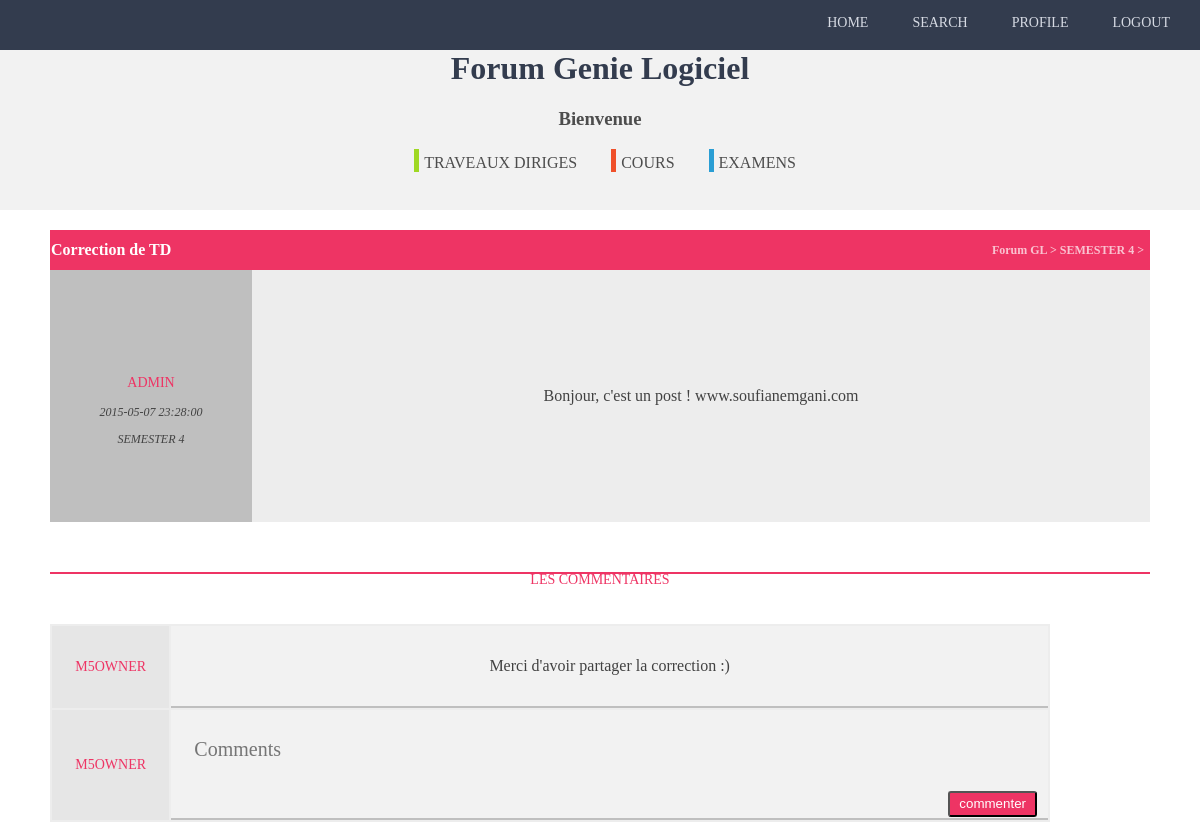
The page /home.php?readtopic=21 (signed in) on the database its author committed.
### tables this page shows
CREATE TABLE IF NOT EXISTS `posts` (
  `id_post` int(11) NOT NULL AUTO_INCREMENT,
  `id_minion` int(11) NOT NULL,
  `semester` int(11) DEFAULT NULL,
  `pub_date` datetime NOT NULL,
  `pub_type` int(11) NOT NULL,
  `pub_subject` varchar(40) DEFAULT NULL,
  `id_file` varchar(30) DEFAULT NULL,
  `post_content` varchar(2000) NOT NULL,
  `post_title` varchar(100) NOT NULL,
  PRIMARY KEY (`id_post`),
  KEY `fk_id_minion` (`id_minion`)
);

CREATE TABLE IF NOT EXISTS `minions` (
  `id_minion` int(11) NOT NULL AUTO_INCREMENT,
  `full_name` varchar(50) NOT NULL,
  `user_name` varchar(25) NOT NULL,
  `email` varchar(50) NOT NULL,
  `enc_password` char(128) NOT NULL,
  `enc_salt` char(128) NOT NULL,
  `is_admin` int(11) NOT NULL DEFAULT '0',
  `minion_pic` varchar(100) DEFAULT NULL,
  PRIMARY KEY (`id_minion`)
);

CREATE TABLE IF NOT EXISTS `comments` (
  `cmt_id` int(11) NOT NULL AUTO_INCREMENT,
  `id_post` int(11) NOT NULL,
  `id_minion` int(11) NOT NULL,
  `cmt_date` datetime NOT NULL,
  `cmt_content` varchar(1000) NOT NULL,
  PRIMARY KEY (`cmt_id`)
);

### includes/site_apis/class.posts.php (called while the page is built, shortened)
<?php
    class posts {
		private $dbs;
		public function __construct($path){
			$this->dbs = $dbs;
		}
		public function postDisplaying($post_id){
			$sql_query = "SELECT minions.user_name,full_name,post_title,post_content,semester,pub_date
						  FROM minions, posts
						  WHERE minions.id_minion = posts.id_minion
						  AND id_post = ? LIMIT 1 ";
			$stmt = $this->dbs->prepare($sql_query);
			$stmt->execute(array($post_id));
			$res = $stmt->fetch(PDO::FETCH_ASSOC);
			return $res;
		}
		public function commentsDisplaying($post_id){
			$sql_query = "SELECT minions.user_name,cmt_date,cmt_content
						  FROM minions, comments
						  WHERE minions.id_minion = comments.id_minion
						  AND id_post = ? ";
			$sql_query .= "Order by cmt_date desc LIMIT 10";
			$stmt = $this->dbs->prepare($sql_query);
			$stmt->execute(array($post_id));
			$res = $stmt->fetchAll(PDO::FETCH_ASSOC);
			return $res;
		}
		}
	$posts = new posts($path);
?>

### topic.php (the view, shortened to what this page needs)
<?php
	$post_id = isset($_GET['readtopic']) ? (int)$_GET['readtopic'] : "";
	if ($post_id != ""){
		$res = $posts->postDisplaying($post_id);
		$coms = $posts->commentsDisplaying($post_id);
	}
	else {}
?>
<!DOCTYPE html>
<html>
<head>
	<link rel="stylesheet" type="text/css" href="styles/main.css">
</head>
<body>
	<header>
		<div class="bar">
			<nav><a href=".">HOME</a></nav>
			<nav><a href="#">SEARCH</a></nav>
			<nav><a href="#">PROFILE</a></nav>
			<nav><a href="logout.php">LOGOUT</a></nav>
		</div>
	</header>
	<div class="title">
		<h1>Forum Genie Logiciel</h1>
		<h3>Bienvenue </h3>
		<ul class="colors">
			<li id="tds">Traveaux diriges</li>
			<li id="cours">cours</li>
			<li id="examens">examens</li>
		</ul>
	</div>
    <div class="wrapper">
        <table class="addtopicform" cellspacing="0">
            <thead>
                <tr class="titletopic">
                    <th id="titletopic"><?php echo $res['post_title']; ?></th>
                    <th class="pathtotopic">Forum GL > SEMESTER <?php echo $res['semester']; ?> ></th>
                </tr>
            </thead>
            <tbody>
                <tr class="contenttopic">
                    <td class="userinfos">
                        <p class="userinfos-pic"><img src=""></p>
                        <p class="userinfos-name"><?php echo $res['full_name']; ?></p>
                        <p class="userinfos-lastlogin"><?php echo $res['pub_date'] ?></p>
                        <p class="userinfos-semester"><?php echo "SEMESTER ".$res['semester']; ?></p>
                    </td>
                    <td class="contentpart">
                        <?php echo $res['post_content'];  ?>
                    </td>
                </tr>
            </tbody>
        </table>
        <div class="linesep">LES COMMENTAIRES</div>
        <table class="commentform">
        	<?php foreach ($coms as $val){ ?>
        <tr class="contentcomment">
                    <td class="userinfoscom">
                        <p class="userinfos-name"><?php echo $val['user_name']; ?></p>
                    </td>
                    <td class="commentpart">
                        <?php echo $val['cmt_content']; ?>
                    </td>
        </tr>
        <?php } ?>
            <tr class="contentcomment">
                    <td class="userinfoscom">
                        <p class="userinfos-name"><?php echo $_SESSION['username']; ?></p>
                    </td>
                    <td class="commentpart">
                        <form method="post">
                            <textarea name="input" class="comnt" placeholder="Comments"></textarea>
                            <div class="little_bar">
                                <ul>
                                <li><input class="sub" type="submit" value="commenter"></li>
                                </ul>
                            </div>
                        </form>
                    </td>
        </tr>
        </table>
    </div>
</body>
</html>

### styles/main.css (style rules this page uses)
body { margin: 0; text-align: center; font-family: 'odin rounded'; }
.wrapper { width: 1100px; text-align: left; margin: 0px auto; }
header { height: 50px; background-color: #333C4E; position: fixed; width: 100%; float: top; top: 0; }
nav { display: inline-block; font-size: 14px; padding: 10px; padding-top: 15px; text-align: center; color: #D6DAE3; text-align: center; margin-right: 20px; text-decoration: none; }
nav a { text-decoration: none; color: #D6DAE3; }
.bar { float: right; }
div.title { margin-top: 50px; background-color: #F2F2F2; height: 160px; width: 100%; }
div h1 { text-align: center; color: #333C4E; font-weight: bolder; }
div h3 { text-align: center; color: #4D4D4D; }
.colors { text-align: center; color: #4D4D4D; text-transform: uppercase; }
.colors li { display: inline-block; margin-right: 30px; border-left: 5px solid; padding-top: 5px; padding-left: 5px; }
#tds { border-color: #9FD823; }
#cours { border-color: #F0502A; }
#examens { border-color: #2A9ED4; }
td { text-align: center; height: 40px; }
tr { height: 40px; }
.little_bar { margin-right: 0px; }
.little_bar li { position: static; float: right; display: inline; margin-right: 10px; }
li { list-style: none; }
.addtopicform { width: 100%; background-color: #EE3464; margin-top: 20px; color: white; }
.addcontenttopic, .contenttopic { background-color: #EDEDED; }
textarea { resize: vertical; }
.pathtotopic { position: relative; top: 12px; right: 5px; float: right; opacity: 0.7; font-size: 12px; font-family: odin-light; }
.userinfos { width: 200px; background-color: #BFBFBF; height: 250px; font-size: 12px; font-family: odin-light; color: #424242; font-style: italic; }
.linesep { height: 2px; background-color: #EE3464; width: 100%; margin-top: 50px; color: #EE3464; font-size: 14px; text-align: center; }
.contentpart { color: #424242; }
.commentform { width: 1000px; background-color: #EDEDED; margin-top: 50px; color: white; }
.userinfoscom { width: 120px; background-color: #BFBFBF; height: 80px; }
.commentpart { width: 880px; background-color: #EDEDED; color: #424242; border-bottom: solid 2px #BFBFBF; }
.contentcomment { width: 100%; margin-bottom: 10px; }
.userinfos-name { color: #EE3464; font-style: normal; font-family: odin rounded; text-transform: uppercase; font-size: 14px; }
.userinfoscom { width: 120px; background-color: #E6E6E6; height: 80px; }
.commentpart { width: 880px; background-color: #f2f2f2; color: #424242; border-bottom: solid 2px #BFBFBF; }
.contentcomment { width: 100%; border-bottom: 5px black; }
.comnt { width: 820px; height:50px; display: block; border: none; color: black; background-color: #f2f2f2; font-family: odin-light; font-size: 20px; position: relative; margin-top: 10px; outline: none; left: 20px; top: 15px; resize: none; overflow: hidden; }
.sub { background: #EE3464; padding: 3px 9px 4px; display: inline-block; color: #fff; text-decoration: none; border-radius: 3px; }

### rows shown on the page
posts: post_title "Correction de TD", semester "4", id_minion.full_name "ADMIN", pub_date "2015-05-07 23:28:00", post_content "Bonjour, c'est un post ! www.soufianemgani.com"
comments: id_minion.user_name "M5OWNER", cmt_content "Merci d'avoir partager la correction :)"

### other values the page prints
$_SESSION['username'] "M5OWNER"
